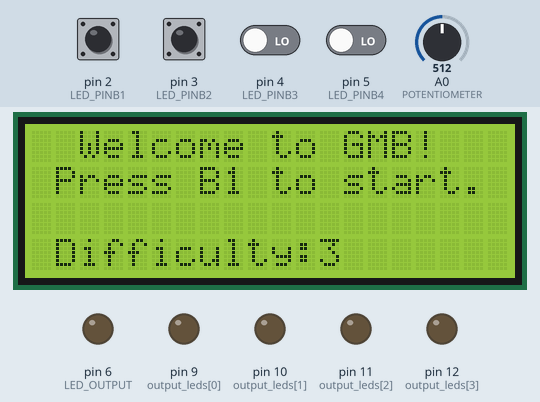
A sketch run on a simulated Arduino Uno, built with avr-gcc and run on an emulated ATmega328P. Parts: 20×4 character LCD, output pins drawn as LEDs (lit = HIGH). Inputs (shaded band) come from the test bench; at power-on: pin 2 (LED_PINB1), pin 3 (LED_PINB2), pin 4 (LED_PINB3), pin 5 (LED_PINB4) LOW, A0 (POTENTIOMETER) = 512. Random numbers use the default seed unless the sketch sets one; what the sketch prints to the serial monitor is not drawn.

Above: at 1.2 s.
1.3 s: pin 2 (LED_PINB1) driven HIGH
At 2.3 s:
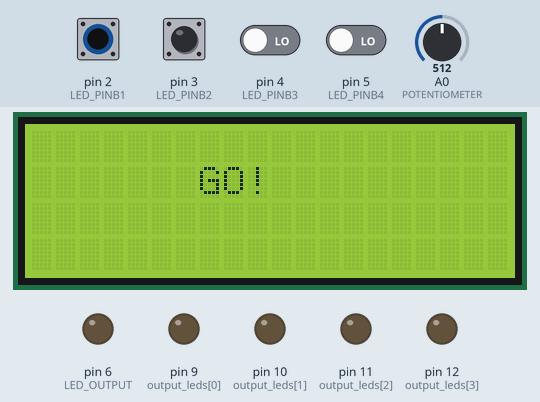
4.3 s: pin 3 (LED_PINB2) driven HIGH
At 5.9 s:
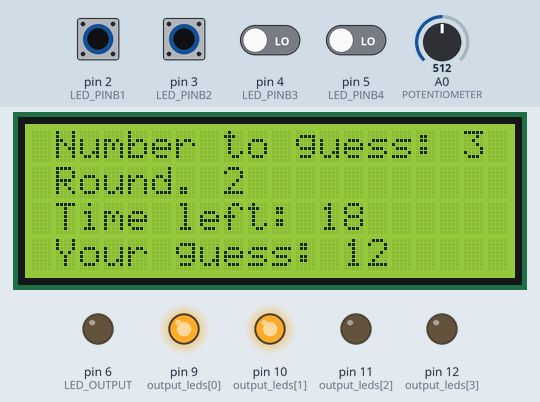
7.3 s: pin 4 (LED_PINB3) driven HIGH
At 8.6 s:
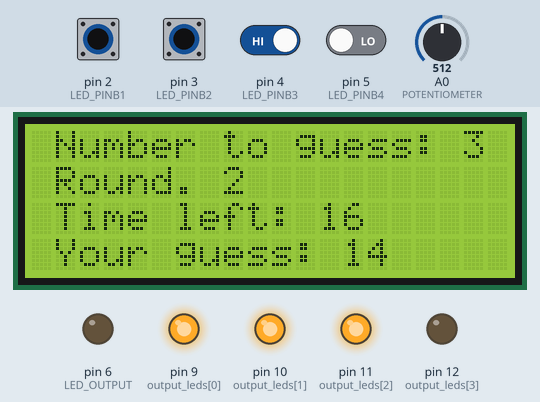
10.3 s: pin 5 (LED_PINB4) driven HIGH
At 11.0 s:
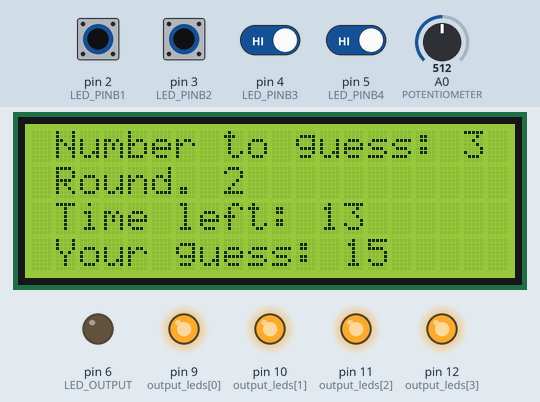
13.3 s: pin 2 (LED_PINB1) pulsed LOW 5 times (0.12 s each, 0.3 s apart)
At 15.3 s:
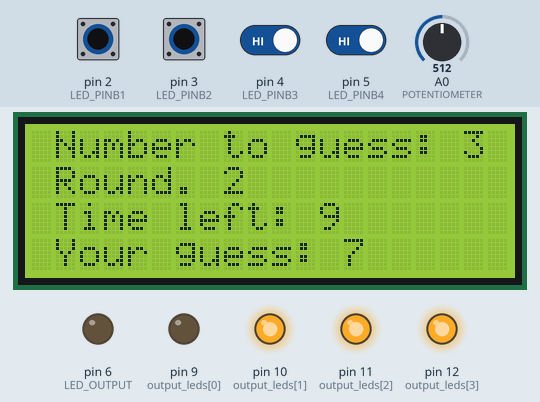
17.8 s: pin 3 (LED_PINB2) pulsed LOW 2 times (0.12 s each, 0.3 s apart)
At 19.0 s:
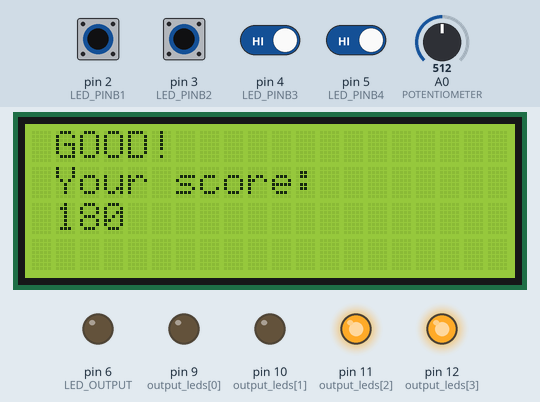
Timing chart, 0 to 40.1 s (numbered marks = the images above; inputs shaded):
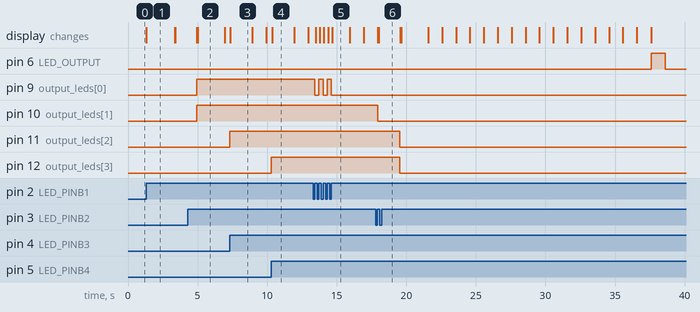

The sketch:

elaborato01.ino
```cpp
#include "TimerOne.h"
#include <LiquidCrystal_I2C.h>
#include <stdlib.h>
#include <time.h>


#define LED_PINB4 5
#define LED_PINB3 4
#define LED_PINB2 3
#define LED_PINB1 2
#define LED_OUTPUT 6
#define OUTPUT_LED_OFFSET 2
#define TIME_LIMIT_FOR_STARTING 10000000
#define TICK 10000
#define TICK_PER_SECOND 1000000
#define TICK_LED_OUTPUT 1000
#define STARTING_END_TIME 20000000
#define POTENTIOMETER A0
#define GET_SCORE(left,level,max_time) (((level)*10)+((((max_time)-(left))*100)/(max_time)))
#define LOWER_TIME_BOUND 5000000
#define MAX_OUTPUT_BRIGHTNESS 255
#define REFRESH_LCD_RATE 100000

enum GAMESTATUS{
  OFF = 0,
  READY = 1,
  RUNNING = 2,
};

//variabili
GAMESTATUS status = READY;

long score = 0;
int current_loading_screen_brightness = 0;
int increasing_bright = 1;
int difficulty = 0;
int flagState = 1;
long timeOff = 0;
long time_limits[] = {500000,750000,1000000,1500000};
int ready_timeout = 0;
int current_guess = 0;
int to_guess = -1;
int current_round = 1;
long time_limit = 0;
int led_status[] = {0,0,0,0};
int led_changed_status[] = {0,0,0,0};
const int output_leds[] = {9,10,11,12};
int button_pression[] = {0,0,0,0};
int refresh_seconds = 0;
LiquidCrystal_I2C lcd(0x27,20,4);

void start_beginning_timer(int restarting=0){
  timeOff = 0;
  if(status == READY) {
    Timer1.initialize(TICK_LED_OUTPUT);
    Timer1.attachInterrupt(check_status_loop);
  }
  else if(status == RUNNING){
    Timer1.initialize(TICK);
    Timer1.attachInterrupt(running_status_loop);
  }

  if(!restarting){
    Timer1.start();
  }
  else{
    Timer1.restart();
  }
}

//funzioni di display dello schermo lcd
void display_starting_screen(){

  lcd.clear();
  lcd.setCursor(2,0);
  lcd.print("Welcome to GMB!");
  lcd.setCursor(1,1);
  lcd.print("Press B1 to start.");
  lcd.setCursor(1,2);

  char* difficulty_display = "Difficulty:";
  lcd.setCursor(1,3);
  lcd.print(difficulty_display);
  //lcd.setCursor(12,3);
  lcd.print(difficulty+1);


}

void animate_start_round(){
  lcd.clear();
  lcd.setCursor(7,1);
  lcd.print("GO!");
  delay(2000);
}

void gameOver(){
  Serial.println("Game Over!");
  Serial.print("Your final score:");
  Serial.println(score);
  lcd.clear();
  lcd.setCursor(1,0);
  lcd.print("Game Over!");
  lcd.setCursor(1,1);
  lcd.print("Your final score:");
  lcd.setCursor(1,2);
  lcd.print(score);
  score = 0;
  Timer1.detachInterrupt();

  //reset led
  for(int i=0;i<4;i++){
    led_status[i] = 0;
    button_pression[i] = 0;
    digitalWrite(output_leds[i],LOW);
  }

  timeOff = 0;
  digitalWrite(LED_OUTPUT,HIGH);
  delay(1000);
  digitalWrite(LED_OUTPUT,LOW);
  delay(9000);
  status = READY;

  display_starting_screen();
  start_beginning_timer();
}

void display_round(){
  lcd.clear();
  long seconds_left = (time_limit-timeOff)/TICK_PER_SECOND;
  Serial.println(seconds_left);

  lcd.setCursor(1,0);
  lcd.print("Number to guess: ");
  lcd.print(to_guess);

  lcd.setCursor(1,1);
  lcd.print("Round. ");
  lcd.print(current_round);

  lcd.setCursor(1,2);
  lcd.print("Time left: ");
  lcd.print(seconds_left);

  lcd.setCursor(1,3);
  lcd.print("Your guess: ");
  lcd.print(current_guess);
}

void display_success(){
      lcd.clear();
        lcd.setCursor(1,0);
        lcd.print("GOOD!");
        lcd.setCursor(1,1);
        lcd.print("Your score:");
        lcd.setCursor(1,2);
        lcd.print(score);
        delay(1500);
}


//inizializza l'ambiente di gioco per un round in base al numero del round
void start_game(){
  to_guess = rand()%16;
  Serial.print("Number to guess:");
  Serial.println(to_guess);
  current_guess = 0;
  time_limit = max(LOWER_TIME_BOUND,STARTING_END_TIME - time_limits[difficulty]*(current_round-1));
  //reset leds
  for(int i=0;i<4;i++){
    led_status[i] = 0;
    digitalWrite(output_leds[i],LOW);
  }
  if(current_round<=1){
    animate_start_round();
  }
  start_beginning_timer();
  display_round();
}

void check_ready(){
  int isB1Pressed = digitalRead(LED_PINB1);
  if(isB1Pressed == HIGH){
    status = RUNNING;
    difficulty = analogRead(POTENTIOMETER)/256; //TODO: leggere valore potenziometro.
    Serial.println("difficulty selected:");
    Serial.println(difficulty);
    Timer1.detachInterrupt();
    digitalWrite(LED_OUTPUT,LOW);
    Serial.println("Ready to play");
    current_round = 1;
    start_game();
  }
  else if(timeOff>TIME_LIMIT_FOR_STARTING){
    status = OFF;
    timeOff = 0;
    Timer1.detachInterrupt();
    digitalWrite(LED_OUTPUT,LOW);
    Serial.println("Went offline");
    lcd.clear();
    lcd.noBacklight();
  }
  else{
    //scrivi difficolata attualmente selezionata
    int old = difficulty;
    difficulty = analogRead(POTENTIOMETER)/256;
    if(old!=difficulty){
      display_starting_screen();
    }
  }
}

void check_off(){

  int b1 = digitalRead(LED_PINB1);
  int b2 = digitalRead(LED_PINB2);
  int b3 = digitalRead(LED_PINB3);
  int b4 = digitalRead(LED_PINB4);

  int toReboot = (b1==HIGH) || (b2==HIGH) || (b3==HIGH) || (b4==HIGH);

  if(toReboot){
    status = READY;
    start_beginning_timer(1);
    Serial.println("Ready to restart");
    lcd.backlight();
    display_starting_screen();
    delay(300);
  }
}

//controlla se un bottone è premuto
//

void  check_status_loop(){
  if(current_loading_screen_brightness + increasing_bright > MAX_OUTPUT_BRIGHTNESS || current_loading_screen_brightness + increasing_bright < 0){
    increasing_bright*=-1;
  }

  current_loading_screen_brightness+=increasing_bright;
  analogWrite(LED_OUTPUT, current_loading_screen_brightness);
  timeOff+=TICK_LED_OUTPUT;
  flagState = !flagState;
}

void running_status_loop(){
  timeOff+=TICK;
  if(timeOff%TICK_PER_SECOND==0){
    refresh_seconds = 1;
  }
}

int getGuessChanges(){
  int sum = 0;
  int vals[] = {1,2,4,8};
  for(int i = 0;i<4;i++){
      int state = digitalRead(i+OUTPUT_LED_OFFSET);
      if(state == HIGH && button_pression[i]==LOW){
          button_pression[i] = HIGH;
          led_status[i] = !led_status[i];
          if(led_status[i]){
            sum+=vals[3-i];
          }
          else{
            sum-=vals[3-i];
          }
          digitalWrite(output_leds[i],led_status[i]);
      }
      if(state==LOW && button_pression[i]){
        button_pression[i] = LOW;
      }
  }
  return sum;
}


void play(){
    if(current_guess==to_guess){
        //round vinto,generazione successivo
        current_round+=1;
        score += GET_SCORE(timeOff,current_round,time_limit);
        Serial.println("Guessed correctly");
        Serial.print("Your score:");
        Serial.println(score);
        display_success();
        start_game();
    }
    else{
      int old = current_guess;
      current_guess+=getGuessChanges();
      if(refresh_seconds){
        refresh_seconds = 0;
        display_round();
      }
      else if (old!=current_guess){
        display_round();
      }

      //controlla se il tempo è esaurito
      if(timeOff > time_limit){
        gameOver();
      }
    }

}

void setup() {
  //randomizza seed per i numeri da generare
  srand(analogRead(-1));
  //setup pins
  pinMode(LED_OUTPUT, OUTPUT);
  for(int i = 0;i<4;i++){
    pinMode(output_leds[i],OUTPUT);
  }
  pinMode(LED_PINB4, INPUT);
  pinMode(LED_PINB3, INPUT);
  pinMode(LED_PINB2, INPUT);
  pinMode(LED_PINB1, INPUT);
  pinMode(POTENTIOMETER,INPUT);
  //serial setup
  Serial.begin(9600);
  status = READY;
  //inizializza timer
  start_beginning_timer();

  //inizializza LCD
  lcd.init();
  lcd.backlight();
}

void loop() {
  switch(status){
    case OFF:check_off();break;
    case READY:check_ready();break;
    case RUNNING:play();
  }
}
```

Measured:
- after the input at 1.3 s, the display: changes at once (image 1)
- after the input at 4.3 s, pin 10 (output_leds[1]): LOW → HIGH after 0.64 s
- after the input at 7.3 s, pin 11 (output_leds[2]): LOW → HIGH at once
- after the input at 10.3 s, pin 12 (output_leds[3]): LOW → HIGH at once
- after the input at 13.3 s, pin 9 (output_leds[0]): alternates HIGH for 0.30 s and LOW for 0.30 s, 5 changes in all, then stays LOW, starting after 0.12 s
- what the display in image 1 shows lasts 2.1 s, from 1.3 s to 3.4 s
